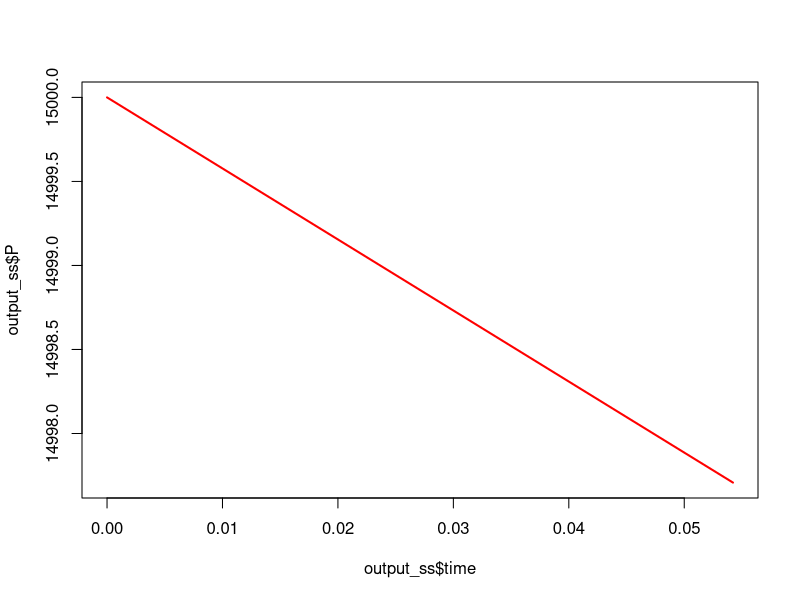
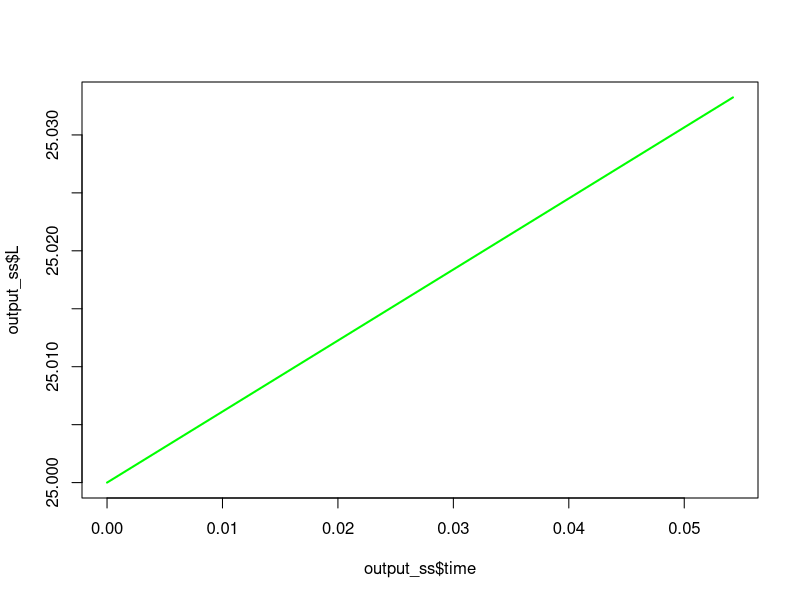

Write the R code that produced these figures, in order.
require(deSolve)

snail_size_predation=function(t, n, parameters) { 
  with(as.list(parameters),{
    
    P=n[1]
    L=n[2]
    S1=n[3]
    S2=n[4]
    S3=n[5]
    
    Bp = (a*(L/10)^b)/10 #Mean prawn mass using conversion from length (cm) to weight (g)
    
    Bn = S1*0.01 + S2*0.1 + S3*0.5
    
      rps1 = Bp / (S1*0.01) #Prawn to snail mass ratio of size class 1
      rps2 = Bp / (S2*0.1)  #Prawn to snail mass ratio of size class 2
      rps3 = Bp / (S3*0.5)  #Prawn to snail mass ratio of size class 3
      
      rps = Bp/Bn #total prawn to snail mass ratio
      
        Th = 0.53623*exp(-0.05167*rps) #from fit to Th / rps data in sokolow 2013
        alpha1 = 1+0.03*rps1
        alpha2 = 1+0.03*rps2
        alpha3 = 1+0.03*rps3
    
    Bm = P*Bp #per prawn biomass conversion to total biomass
    
    dPdt= -P*(muP*L^-0.25 + Bm/phi) #Number of prawns subject to baseline mortality rate and density dependent mortality

    dLdt= k/(1+gam*Bm)*(linf - L) #Mean prawn length growing at growth rate k limited by max length linf, and pop density (B/phi)
    
      #psi1 = (P*alpha*gam1*S1) / (1+alpha*Th*(gam1*S1 + gam2*S2 + gam3*S3))
        psi1 = (P*alpha1) / (1+alpha1*Th*(S1+S2+S3))
      #psi2 = (P*alpha*gam2*S2) / (1+alpha*Th*(gam1*S1 + gam2*S2 + gam3*S3))
        psi2 = (P*alpha2) / (1+alpha2*Th*(S1+S2+S3))
      #psi3 = (P*alpha*gam3*S3) / (1+alpha*Th*(gam1*S1 + gam2*S2 + gam3*S3))
        psi3 = (P*alpha3) / (1+alpha3*Th*(S1+S2+S3))
      
      N = S1+S2+S3
          
    dS1dt = f*(1-N/Kn)*(S2+S3) - muN*S1 - psi1*S1 - g1*S1
    
    dS2dt = g1*S1 - muN*S2 - psi2*S2 - g2*S2
    
    dS3dt = g2*S2 - muN*S3 - psi3*S3
      
    
    return(list(c(dPdt, dLdt, dS1dt, dS2dt, dS3dt)))
  }) 
} 

#Set initial values and parameters ##################
nstart=c(P = 15000, L = 25, S1 = 1000, S2 = 400, S3 = 100)
time=seq(0,365*2,1)

#List parameters and values
parameters=c(
  #PRawn model parameters
    a = 0.096868,
    b = 3.2944,
    gam = 1e-6, #crowding parameter that reduces growth rate at high density
    muP = 0.006136986, #baseline prawn mortality rate
    phi = 40000000, #biomass-assessed density dependence parameter in one hactare
    k = 0.00339726, #growth rate (mm/day)
    linf = 206, #max length (mm)
    
  #Snail model parameters
    f = 0.16, #Birth rate of adult snails
    muN = 1/365, #Natural mortality rate of snails (assume mean lifespan =100 days)
    g1 = 1/37, #Time to transition to 8mm class assuming growth rate of 1.5mm/14 days (McCreesh 2014) 
    g2 = 1/62, #Time to transition to 12mm class assuming growth rate of 0.9mm/14 days (McCreesh 2014) 
    Kn = 15000
  )


#Run & plot ############
output_ss=as.data.frame(ode(nstart,time,snail_size_predation,parameters))

#plot results ###############
  plot(output_ss$time, output_ss$P, type = 'l', col = 'red', lwd=2)
  plot(output_ss$time, output_ss$L, type = 'l', col = 'green', lwd=2)
